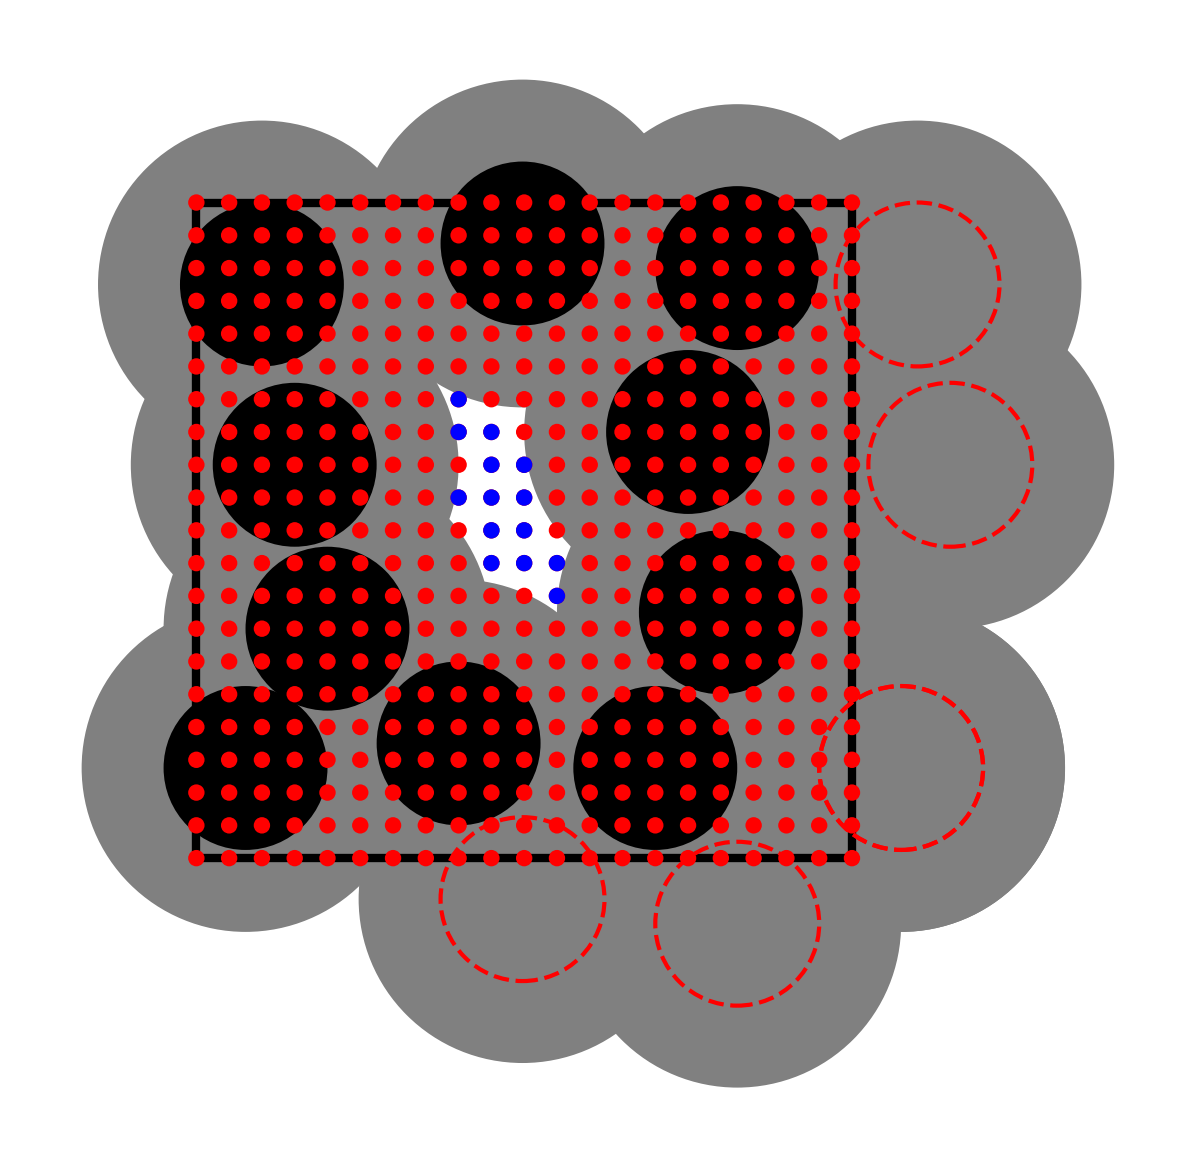

Python code for this plot:
import numpy as np
import matplotlib.pyplot as plt
import matplotlib
from matplotlib import rc
rc('font',**{'family':'sans-serif','sans-serif':['OpenSans']})
rc('text', usetex=True)


shift=6
xyzs=[
[-0.01, 1.75],
[-1.6, 1.5],
[-1.4, 0.4],
[-1.2, -0.6],
[-1.7, -1.45],
[-0.4, -1.3],
[0.8, -1.45],
[1, 0.6],
[1.3, 1.6],
[1.2, -0.5],
]
pbcs=[
[-1.7+4, -1.45],
[1.3, 1.6-4],
[-1.6+4, 1.5],
[-1.4+4, 0.4],
[-1.7+4, -1.45],
[-0.01, 1.75-4],
]

# excluded volume
for xyz in xyzs:
    plt.gca().add_patch(plt.Circle((xyz[0]+shift, xyz[1]), 1, fc='grey'))
for pbc in pbcs:
    plt.gca().add_patch(plt.Circle((pbc[0]+shift, pbc[1]), 1, fc='grey'))

# box
plt.gca().add_patch(plt.Rectangle(xy=(-2+shift, -2), width=4, height=4, fc='none', ec='black', lw=2))

# particles
for xyz in xyzs:
    plt.gca().add_patch(plt.Circle((xyz[0]+shift, xyz[1]),0.5, fc='black'))
for pbc in pbcs:
    plt.gca().add_patch(plt.Circle((pbc[0]+shift, pbc[1]),0.5, fc='red', edgecolor='red', fill=None, linestyle='dashed'))

# make a grid
ng=10
for ix in range(-ng, ng+1):
    x = 2*ix/ng
    for iy in range(-ng, ng+1):
        y = 2*iy/ng
        plt.gca().add_patch(plt.Circle((shift+x, y),0.05, fc='red'))

greens=[
[0, -0.2],
[0, 0],
[0, 0.2],
[0, 0.4],
[-0.2, -0.2],
[-0.2, 0],
[-0.2, 0.2],
[-0.2, 0.4],
[-0.2, 0.6],
[-0.4, 0.2],
[-0.4, 0.6],
[-0.4, 0.8],
[0.2, -0.4],
[0.2, -0.2],
]
for g in greens:
    plt.gca().add_patch(plt.Circle((g[0]+shift, g[1]),0.05, fc='blue'))
plt.axis('scaled')
plt.axis('off')
plt.savefig('cavity.png', bbox_inches='tight', transparent=True, dpi=300)
